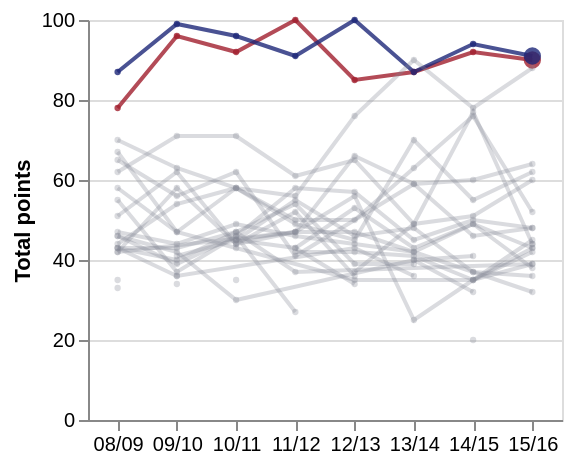

Write a Vega-Lite specification for this figure.
### Vega specification from a JSON file in a GitHub repository (floating-point values rounded to 4 significant figures; data arrays with more than 128 entries replaced by an {"elided": "..."} marker saying what was removed)
{"$schema": "https://vega.github.io/schema/vega/v5.json", "background": "white", "padding": 5, "height": 200, "style": "cell", "data": [{"name": "selector007_store", "values": [{"unit": "layer_0", "fields": [{"type": "E", "field": "season"}], "values": ["2015/2016"]}]}, {"name": "selector008_store", "values": [{"unit": "layer_0", "fields": [{"type": "E", "field": "Team"}], "values": ["FC Barcelona"]}]}, {"name": "selector009_store", "values": [{"unit": "layer_0", "fields": [{"type": "E", "field": "Team"}], "values": ["Real Madrid CF"]}]}, {"name": "data-1bcb63dbc23ed73f15e9266575b1d168", "values": {"elided": "160 records"}}, {"name": "data_0", "source": "data-1bcb63dbc23ed73f15e9266575b1d168", "transform": [{"type": "formula", "expr": "datum.Team == selector008.Team ? datum.Team : (datum.Team == selector009.Team ? '' + datum.Team : 'Other')", "as": "color"}, {"type": "formula", "expr": "datum.color == 'Other' ? 0 : 1", "as": "opacity"}, {"type": "formula", "expr": "datum.season == '2008/2009' ? '08/09' : (datum.season == '2009/2010' ? '09/10' : datum.season == '2010/2011' ? '10/11' : datum.season == '2011/2012' ? '11/12' : (datum.season == '2012/2013' ? '12/13' : datum.season == '2013/2014' ? '13/14' : datum.season == '2014/2015' ? '14/15' : '15/16'))", "as": "sseason"}]}, {"name": "data_1", "source": "data_0", "transform": [{"type": "formula", "expr": "datum.color == 'Other' ? 0 : 1", "as": "size"}, {"type": "filter", "expr": "isValid(datum[\"opacity\"]) && isFinite(+datum[\"opacity\"]) && isValid(datum[\"size\"]) && isFinite(+datum[\"size\"]) && isValid(datum[\"Points\"]) && isFinite(+datum[\"Points\"])"}]}], "signals": [{"name": "width", "init": "isFinite(containerSize()[0]) ? containerSize()[0] : 400", "on": [{"update": "isFinite(containerSize()[0]) ? containerSize()[0] : 400", "events": "window:resize"}]}, {"name": "unit", "value": {}, "on": [{"events": "mousemove", "update": "isTuple(group()) ? group() : unit"}]}, {"name": "selector009_Team", "init": "\"Real Madrid CF\"", "bind": {"input": "select", "options": ["Valencia CF", "RCD Mallorca", "CA Osasuna", "Villarreal CF", "RC Deportivo de La Coruña", "Real Madrid CF", "CD Numancia", "FC Barcelona", "Racing Santander", "Sevilla FC", "Real Sporting de Gijón", "Getafe CF", "Real Betis Balompié", "RC Recreativo", "RCD Espanyol", "Real Valladolid", "Athletic Club de Bilbao", "UD Almería", "Atlético Madrid", "Málaga CF", "Xerez Club Deportivo", "Real Zaragoza", "CD Tenerife", "Hércules Club de Fútbol", "Levante UD", "Real Sociedad", "Granada CF", "Rayo Vallecano", "RC Celta de Vigo", "Elche CF", "SD Eibar", "Córdoba CF", "UD Las Palmas"], "name": "Team B"}}, {"name": "selector008_Team", "init": "\"FC Barcelona\"", "bind": {"input": "select", "options": ["Valencia CF", "RCD Mallorca", "CA Osasuna", "Villarreal CF", "RC Deportivo de La Coruña", "Real Madrid CF", "CD Numancia", "FC Barcelona", "Racing Santander", "Sevilla FC", "Real Sporting de Gijón", "Getafe CF", "Real Betis Balompié", "RC Recreativo", "RCD Espanyol", "Real Valladolid", "Athletic Club de Bilbao", "UD Almería", "Atlético Madrid", "Málaga CF", "Xerez Club Deportivo", "Real Zaragoza", "CD Tenerife", "Hércules Club de Fútbol", "Levante UD", "Real Sociedad", "Granada CF", "Rayo Vallecano", "RC Celta de Vigo", "Elche CF", "SD Eibar", "Córdoba CF", "UD Las Palmas"], "name": "Team A"}}, {"name": "selector007_season", "init": "\"2015/2016\"", "bind": {"input": "select", "options": ["2008/2009", "2009/2010", "2010/2011", "2011/2012", "2012/2013", "2013/2014", "2014/2015", "2015/2016"], "name": "Season"}}, {"name": "selector007", "update": "vlSelectionResolve(\"selector007_store\", \"union\")"}, {"name": "selector008", "update": "vlSelectionResolve(\"selector008_store\", \"union\")"}, {"name": "selector009", "update": "vlSelectionResolve(\"selector009_store\", \"union\")"}, {"name": "selector007_tuple", "update": "selector007_season !== null ? {fields: selector007_tuple_fields, values: [selector007_season]} : null"}, {"name": "selector007_tuple_fields", "value": [{"type": "E", "field": "season"}]}, {"name": "selector007_modify", "on": [{"events": {"signal": "selector007_tuple"}, "update": "modify(\"selector007_store\", selector007_tuple, true)"}]}, {"name": "selector008_tuple", "update": "selector008_Team !== null ? {fields: selector008_tuple_fields, values: [selector008_Team]} : null"}, {"name": "selector008_tuple_fields", "value": [{"type": "E", "field": "Team"}]}, {"name": "selector008_modify", "on": [{"events": {"signal": "selector008_tuple"}, "update": "modify(\"selector008_store\", selector008_tuple, true)"}]}, {"name": "selector009_tuple", "update": "selector009_Team !== null ? {fields: selector009_tuple_fields, values: [selector009_Team]} : null"}, {"name": "selector009_tuple_fields", "value": [{"type": "E", "field": "Team"}]}, {"name": "selector009_modify", "on": [{"events": {"signal": "selector009_tuple"}, "update": "modify(\"selector009_store\", selector009_tuple, true)"}]}], "marks": [{"name": "layer_0_pathgroup", "type": "group", "from": {"facet": {"name": "faceted_path_layer_0_main", "data": "data_0", "groupby": ["color", "Team", "opacity"]}}, "encode": {"update": {"width": {"field": {"group": "width"}}, "height": {"field": {"group": "height"}}}}, "marks": [{"name": "layer_0_marks", "type": "line", "style": ["line"], "sort": {"field": "datum[\"sseason\"]"}, "interactive": true, "from": {"data": "faceted_path_layer_0_main"}, "encode": {"update": {"stroke": {"scale": "color", "field": "color"}, "opacity": {"scale": "opacity", "field": "opacity"}, "tooltip": {"signal": "{\"Team\": ''+datum[\"Team\"], \"Points\": format(datum[\"Points\"], \"\")}"}, "x": {"scale": "x", "field": "sseason"}, "y": {"scale": "y", "field": "Points"}, "defined": {"signal": "isValid(datum[\"Points\"]) && isFinite(+datum[\"Points\"])"}}}}]}, {"name": "layer_1_marks", "type": "symbol", "style": ["circle"], "interactive": false, "from": {"data": "data_1"}, "encode": {"update": {"opacity": {"scale": "opacity", "field": "opacity"}, "fill": {"scale": "color", "field": "color"}, "tooltip": {"signal": "{\"Team\": ''+datum[\"Team\"], \"Points\": format(datum[\"Points\"], \"\")}"}, "x": {"scale": "x", "field": "sseason"}, "y": {"scale": "y", "field": "Points"}, "size": [{"test": "!(length(data(\"selector007_store\"))) || (vlSelectionTest(\"selector007_store\", datum))", "scale": "size", "field": "size"}, {"value": 10}], "shape": {"value": "circle"}}}}], "scales": [{"name": "x", "type": "point", "domain": {"fields": [{"data": "data_0", "field": "sseason"}, {"data": "data_1", "field": "sseason"}], "sort": true}, "range": [0, {"signal": "width"}], "padding": 0.5}, {"name": "y", "type": "linear", "domain": {"fields": [{"data": "data_0", "field": "Points"}, {"data": "data_1", "field": "Points"}]}, "range": [{"signal": "height"}, 0], "nice": true, "zero": true}, {"name": "color", "type": "ordinal", "domain": {"fields": [{"data": "data_0", "field": "color"}, {"data": "data_1", "field": "color"}], "sort": true}, "range": ["#1D2778", "#A11F2E", "#858796"]}, {"name": "opacity", "type": "linear", "domain": {"fields": [{"data": "data_0", "field": "opacity"}, {"data": "data_1", "field": "opacity"}]}, "range": [0.3, 0.8], "zero": false}, {"name": "size", "type": "linear", "domain": {"data": "data_1", "field": "size"}, "range": [10, 75], "zero": true}], "axes": [{"scale": "y", "orient": "left", "gridScale": "x", "grid": true, "tickCount": {"signal": "ceil(height/40)"}, "domain": false, "labels": false, "maxExtent": 0, "minExtent": 0, "ticks": false, "zindex": 0}, {"scale": "x", "orient": "bottom", "grid": false, "labelAngle": 0, "labelAlign": "center", "labelBaseline": "top", "labelOverlap": true, "zindex": 0}, {"scale": "y", "orient": "left", "grid": false, "title": "Total points", "labelOverlap": true, "tickCount": {"signal": "ceil(height/40)"}, "zindex": 0}]}
